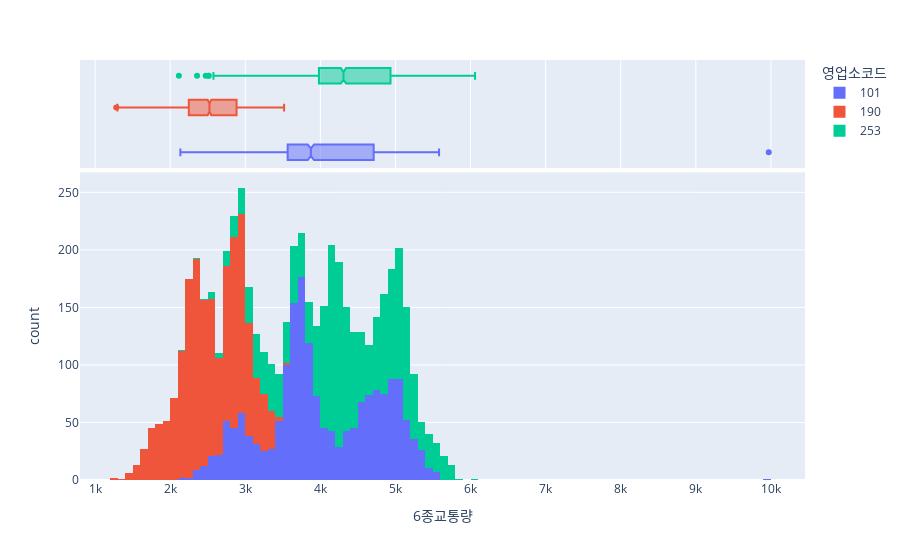

Notebook cell for this chart:
### Code cell
data           = df
target_kindcol = "영업소코드"
target_kinds   = [101, 190, 253]
target_bincol  = "6종교통량"
target_gbcol   = ["집계일자","영업소코드","입출구"]

traces = []
traces_all = pd.DataFrame()
for i in range(len(target_kinds)):
    trace = "trace0"
    trace = trace + str(i)
    traces.append(trace)
    traces[i] = data[data[target_kindcol]==target_kinds[i]].groupby(target_gbcol).sum().reset_index()
    traces[i][target_kindcol] = target_kinds[i]
    if traces[i].empty == False:
        traces_all = pd.concat([traces_all, traces[i]])

fig = px.histogram(traces_all, 
                   x=target_bincol, 
#                    y="selng_cascnt", 
                   color=target_kindcol,
                   marginal="box", # or violin, rug
#                    hover_data=traces_all.columns
                  )
fig.show()

### Figure 1 — Plotly figure (JSON) as saved in the notebook; plotly's stock layout.template omitted (floating-point values rounded to 4 significant figures; data arrays with more than 128 entries replaced by an {"elided": "..."} marker saying what was removed)
{"data": [{"alignmentgroup": "True", "bingroup": "x", "hoverlabel": {"namelength": 0}, "hovertemplate": "영업소코드=101<br>6종교통량=%{x}<br>count=%{y}", "legendgroup": "101", "marker": {"color": "#636efa"}, "name": "101", "offsetgroup": "101", "orientation": "v", "showlegend": true, "type": "histogram", "x": {"elided": "1824 int values"}, "xaxis": "x", "yaxis": "y"}, {"alignmentgroup": "True", "hoverlabel": {"namelength": 0}, "hovertemplate": "영업소코드=101<br>6종교통량=%{x}", "legendgroup": "101", "marker": {"color": "#636efa"}, "name": "101", "notched": true, "offsetgroup": "101", "showlegend": false, "type": "box", "x": {"elided": "1824 int values"}, "xaxis": "x2", "yaxis": "y2"}, {"alignmentgroup": "True", "bingroup": "x", "hoverlabel": {"namelength": 0}, "hovertemplate": "영업소코드=190<br>6종교통량=%{x}<br>count=%{y}", "legendgroup": "190", "marker": {"color": "#EF553B"}, "name": "190", "offsetgroup": "190", "orientation": "v", "showlegend": true, "type": "histogram", "x": {"elided": "1814 int values"}, "xaxis": "x", "yaxis": "y"}, {"alignmentgroup": "True", "hoverlabel": {"namelength": 0}, "hovertemplate": "영업소코드=190<br>6종교통량=%{x}", "legendgroup": "190", "marker": {"color": "#EF553B"}, "name": "190", "notched": true, "offsetgroup": "190", "showlegend": false, "type": "box", "x": {"elided": "1814 int values"}, "xaxis": "x2", "yaxis": "y2"}, {"alignmentgroup": "True", "bingroup": "x", "hoverlabel": {"namelength": 0}, "hovertemplate": "영업소코드=253<br>6종교통량=%{x}<br>count=%{y}", "legendgroup": "253", "marker": {"color": "#00cc96"}, "name": "253", "offsetgroup": "253", "orientation": "v", "showlegend": true, "type": "histogram", "x": {"elided": "1822 int values"}, "xaxis": "x", "yaxis": "y"}, {"alignmentgroup": "True", "hoverlabel": {"namelength": 0}, "hovertemplate": "영업소코드=253<br>6종교통량=%{x}", "legendgroup": "253", "marker": {"color": "#00cc96"}, "name": "253", "notched": true, "offsetgroup": "253", "showlegend": false, "type": "box", "x": {"elided": "1822 int values"}, "xaxis": "x2", "yaxis": "y2"}], "layout": {"barmode": "relative", "legend": {"title": {"text": "영업소코드"}, "tracegroupgap": 0}, "margin": {"t": 60}, "xaxis": {"anchor": "y", "domain": [0, 1], "title": {"text": "6종교통량"}}, "xaxis2": {"anchor": "y2", "domain": [0, 1], "matches": "x", "showgrid": true, "showticklabels": false}, "yaxis": {"anchor": "x", "domain": [0, 0.7326], "title": {"text": "count"}}, "yaxis2": {"anchor": "x2", "domain": [0.7426, 1], "matches": "y2", "showgrid": false, "showline": false, "showticklabels": false, "ticks": ""}}}
